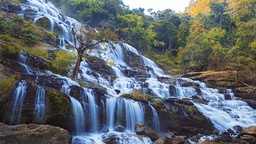
#> input picture waterfall.jpg, 256 x 144 px, shrunk from 1280 x 720 before the run
$ python lab2_bitslice.py
#> lines starting #> are read from the running program, lines starting #| are printed output that depends on the picture; after the words box and inside, x2 and y2 are one past the last pixel; in counts of white or black regions, pixels touching at a corner belong together
#Import required library
import cv2
import numpy as np
from matplotlib import pyplot as plt
import urllib

img = cv2.imread('waterfall.jpg')
#> img is the input picture: shape (144, 256, 3); mean B, G, R 109.4, 103.8, 97
im = cv2.imread('waterfall.jpg',cv2.IMREAD_GRAYSCALE)
#> im: shape (144, 256); min 6, max 255, mean 102.4
#cv2.imshow('image',im)
# plt.imshow(img, cmap = 'gray')

gray = cv2.cvtColor(img, cv2.COLOR_BGR2GRAY)
print(gray)
#> (printed output is left out)
print(gray.shape)
#| (144, 256)
print(gray[1][1])
#| 104

plt.imshow(gray, cmap = 'gray')


def convertToBinary(my_dec):
#> called with my_dec = 2
    l=[]
    while my_dec>0:
        #print(my_dec)
        rem=my_dec%2
        my_dec=my_dec//2
        #print(my_dec)
        l.append(rem)
        #print(l)
    l.reverse()
    new=np.zeros(8 -len(l))
    ow=np.append(new,l)
    return ow

k=convertToBinary(2)
print(k)
k=convertToBinary(200)
print(k,type(k))

out=[]
for i in range(gray.shape[0]):
    for j in range(gray.shape[1]):
        #print(img[i][j])
        outp=convertToBinary(gray[i][j])
        out.append(outp)

print(outp,outp[1])
#out

jv=np.asarray(out)
print(jv,jv.shape)
#> (printed output is left out)
print(jv[0][1],jv[1][1])
#| 1.0 1.0

one = np.array([int(i[0]) for i in jv],dtype = np.uint8).reshape(img.shape[0],img.shape[1])
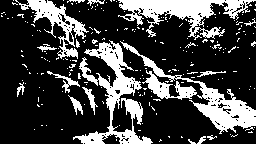
#> one: shape (144, 256); values 0 (black) and 1 (white), 26.3% white; 206 white regions (189 under 20 px), largest, box (x1, y1, x2, y2) and area: (73, 40, 153, 144) 2492, (118, 0, 256, 40) 2230, (120, 41, 256, 134) 1904
two= np.array([int(i[1]) for i in jv],dtype = np.uint8).reshape(img.shape[0],img.shape[1])
#> two: shape (144, 256); values 0 (black) and 1 (white), 56.8% white; 503 black regions (454 under 20 px), largest, box (x1, y1, x2, y2) and area: (0, 44, 121, 144) 4652, (73, 66, 256, 144) 4597, (156, 0, 256, 40) 1056
three = np.array([int(i[2]) for i in jv],dtype = np.uint8).reshape(img.shape[0],img.shape[1])
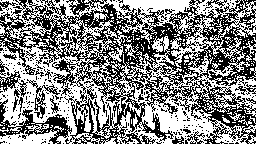
#> three: shape (144, 256); values 0 (black) and 1 (white), 52.6% white; black in thin lines or dots
four = np.array([int(i[3]) for i in jv],dtype = np.uint8).reshape(img.shape[0],img.shape[1])
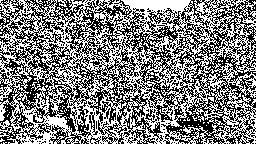
#> four: shape (144, 256); values 0 (black) and 1 (white), 50.1% white; black in thin lines or dots
five = np.array([int(i[4]) for i in jv],dtype = np.uint8).reshape(img.shape[0],img.shape[1])
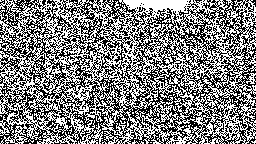
#> five: shape (144, 256); values 0 (black) and 1 (white), 50.5% white; black in thin lines or dots
six = np.array([int(i[5]) for i in jv],dtype = np.uint8).reshape(img.shape[0],img.shape[1])
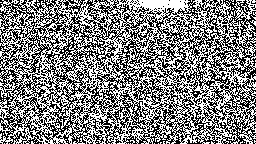
#> six: shape (144, 256); values 0 (black) and 1 (white), 50.5% white; black in thin lines or dots
seven= np.array([int(i[6]) for i in jv],dtype = np.uint8).reshape(img.shape[0],img.shape[1])
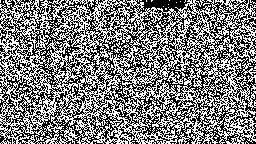
#> seven: shape (144, 256); values 0 (black) and 1 (white), 49.4% white in thin lines or dots
eight = np.array([int(i[7]) for i in jv],dtype = np.uint8) .reshape(img.shape[0],img.shape[1])
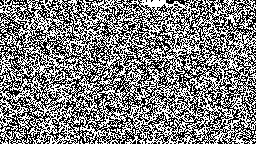
#> eight: shape (144, 256); values 0 (black) and 1 (white), 50.3% white; black in thin lines or dots

print(one,two,three)
#> (printed output is left out)

plt.imshow(one, cmap = 'gray')
plt.show()

plt.imshow(one, cmap = 'gray')
plt.title("1st plane")
plt.show()
plt.imshow(two, cmap = 'gray')
plt.title("2nd plane")
plt.show()


plt.imshow(three, cmap = 'gray')
plt.title("3rd plane")
plt.show()
plt.imshow(four, cmap = 'gray')
plt.title("4th plane")
plt.show()

plt.imshow(five, cmap = 'gray')
plt.title("5th plane")
plt.show()
plt.imshow(six, cmap = 'gray')
plt.title("6th plane")
plt.show()

plt.imshow(seven, cmap = 'gray')
plt.title("7th plane")
plt.show()
plt.imshow(eight, cmap = 'gray')
plt.title("8th plane")
plt.show()
